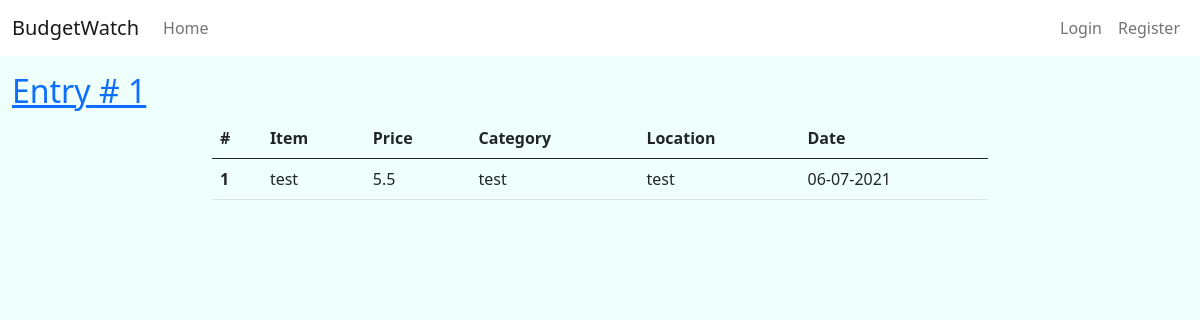
/home/1, run on the app's committed database.
### budgetwatch/models.py (models this page shows, shortened)
class Entry(db.Model):
    id = db.Column(db.Integer, primary_key=True)
    item = db.Column(db.String, nullable=False)
    date_posted = db.Column(db.DateTime, nullable=False, default=datetime.utcnow)
    category = db.Column(db.Text, nullable=False)
    price = db.Column(db.Text, nullable=False)
    location = db.Column(db.Text, nullable=False)
    user_id = db.Column(db.Integer, db.ForeignKey('user.id'), nullable=False)

### budgetwatch/routes.py (the view)
@app.route("/home/<int:entry_id>")
def entry(entry_id):
    entry = Entry.query.get_or_404(entry_id)
    return render_template('entry.html', title=entry.item, entry=entry)

### budgetwatch/templates/entry.html
{% extends "layout.html" %}
{% block content %}
<a href="{{ url_for('home', entry_id=entry.id) }}"><h2>Entry # {{ entry.id }}</h2></a>
<div class="row justify-content-center">
    <div class="col-8">
        <div class="table-responsive">
            <table class="table">
                <thead>
                    <tr>
                        <th scope="col">#</th>
                        <th scope="col">Item</th>
                        <th scope="col">Price</th>
                        <th scope="col">Category</th>
                        <th scope="col">Location</th>
                        <th scope="col">Date</th>
                    </tr>
                </thead>
                <tbody>
                    <tr>
                        <th scope="row">{{ entry.id }}</th>
                        <td>{{ entry.item }}</td>
                        <td>{{ entry.price }}</td>
                        <td>{{ entry.category }}</td>
                        <td>{{ entry.location }}</td>
                        <td>{{ entry.date_posted.strftime('%m-%d-%Y') }}</td>
                    </tr>
                </tbody>
            </table>
        </div>
    </div>
</div>
{% endblock content %}

### budgetwatch/static/app.css (style rules this page uses)
body { background: #EEFFFC; }

### data on the page
Entry: id "1", item "test", price "5.5", category "test", location "test", date_posted "06-07-2021"
